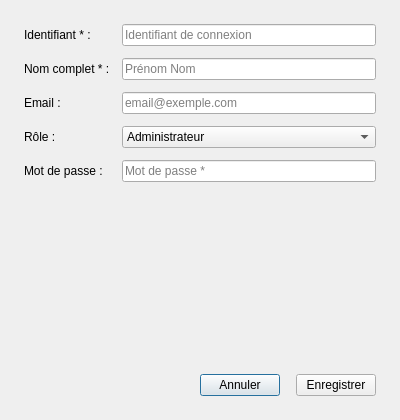
<?xml version='1.0' encoding='UTF-8'?>
<ui version="4.0">
 <class>UserDialog</class>
 <widget class="QDialog" name="UserDialog">
  <property name="geometry"><rect><x>0</x><y>0</y><width>400</width><height>420</height></rect></property>
  <property name="windowTitle"><string>Nouvel utilisateur</string></property>
  <property name="minimumWidth"><number>400</number></property>
  <property name="maximumWidth"><number>400</number></property>
  <layout class="QVBoxLayout" name="rootLayout">
   <property name="leftMargin"><number>24</number></property><property name="topMargin"><number>24</number></property>
   <property name="rightMargin"><number>24</number></property><property name="bottomMargin"><number>24</number></property>
   <property name="spacing"><number>16</number></property>
   <item>
    <layout class="QFormLayout" name="formLayout">
     <property name="spacing"><number>12</number></property>
     <item row="0" column="0"><widget class="QLabel" name="lblUsername"><property name="text"><string>Identifiant * :</string></property></widget></item>
     <item row="0" column="1">
      <widget class="QLineEdit" name="username">
       <property name="minimumHeight"><number>42</number></property>
       <property name="placeholderText"><string>Identifiant de connexion</string></property>
      </widget>
     </item>
     <item row="1" column="0"><widget class="QLabel" name="lblFullName"><property name="text"><string>Nom complet * :</string></property></widget></item>
     <item row="1" column="1">
      <widget class="QLineEdit" name="fullName">
       <property name="minimumHeight"><number>42</number></property>
       <property name="placeholderText"><string>Prénom Nom</string></property>
      </widget>
     </item>
     <item row="2" column="0"><widget class="QLabel" name="lblEmail"><property name="text"><string>Email :</string></property></widget></item>
     <item row="2" column="1">
      <widget class="QLineEdit" name="email">
       <property name="minimumHeight"><number>42</number></property>
       <property name="placeholderText"><string>email@exemple.com</string></property>
      </widget>
     </item>
     <item row="3" column="0"><widget class="QLabel" name="lblRole"><property name="text"><string>Rôle :</string></property></widget></item>
     <item row="3" column="1">
      <widget class="QComboBox" name="role">
       <property name="minimumHeight"><number>42</number></property>
       <item><property name="text"><string>Administrateur</string></property></item>
       <item><property name="text"><string>Caissier</string></property></item>
      </widget>
     </item>
     <item row="4" column="0"><widget class="QLabel" name="lblPassword"><property name="text"><string>Mot de passe :</string></property></widget></item>
     <item row="4" column="1">
      <widget class="QLineEdit" name="password">
       <property name="minimumHeight"><number>42</number></property>
       <property name="placeholderText"><string>Mot de passe *</string></property>
       <property name="echoMode"><enum>QLineEdit::Password</enum></property>
      </widget>
     </item>
    </layout>
   </item>
   <item>
    <layout class="QHBoxLayout" name="btnRow">
     <item><spacer><property name="orientation"><enum>Qt::Horizontal</enum></property><property name="sizeHint" stdset="0"><size><width>40</width><height>20</height></size></property></spacer></item>
     <item>
      <widget class="QPushButton" name="btnCancel">
       <property name="text"><string>Annuler</string></property>
       <property name="cssClass" stdset="0"><string>btnSecondary</string></property>
      </widget>
     </item>
     <item>
      <widget class="QPushButton" name="btnSave">
       <property name="text"><string>Enregistrer</string></property>
      </widget>
     </item>
    </layout>
   </item>
  </layout>
 </widget>
 <resources /><connections />
</ui>
